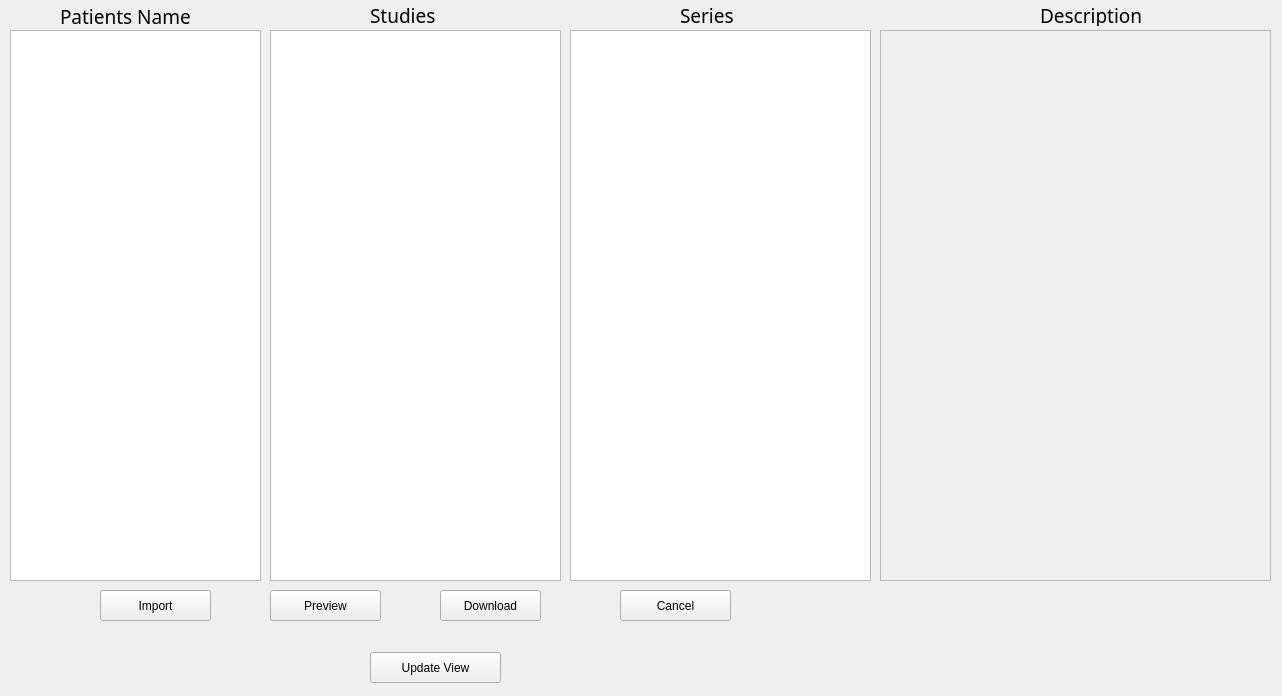
<?xml version="1.0" encoding="UTF-8"?>
<ui version="4.0">
 <class>PacsWindow</class>
 <widget class="QMainWindow" name="PacsWindow">
  <property name="enabled">
   <bool>true</bool>
  </property>
  <property name="geometry">
   <rect>
    <x>0</x>
    <y>0</y>
    <width>1282</width>
    <height>696</height>
   </rect>
  </property>
  <property name="font">
   <font>
    <kerning>true</kerning>
   </font>
  </property>
  <property name="windowTitle">
   <string notr="true">InfiniBrains</string>
  </property>
  <property name="animated">
   <bool>true</bool>
  </property>
  <widget class="QWidget" name="centralWidget">
   <widget class="QPushButton" name="selectFolder">
    <property name="geometry">
     <rect>
      <x>100</x>
      <y>590</y>
      <width>111</width>
      <height>31</height>
     </rect>
    </property>
    <property name="text">
     <string>Import</string>
    </property>
   </widget>
   <widget class="QLabel" name="label">
    <property name="geometry">
     <rect>
      <x>60</x>
      <y>6</y>
      <width>141</width>
      <height>20</height>
     </rect>
    </property>
    <property name="font">
     <font>
      <family>Century Gothic</family>
      <pointsize>14</pointsize>
      <weight>50</weight>
      <bold>false</bold>
     </font>
    </property>
    <property name="text">
     <string>Patients Name</string>
    </property>
   </widget>
   <widget class="QLabel" name="label_2">
    <property name="geometry">
     <rect>
      <x>370</x>
      <y>5</y>
      <width>81</width>
      <height>21</height>
     </rect>
    </property>
    <property name="font">
     <font>
      <family>Century Gothic</family>
      <pointsize>14</pointsize>
     </font>
    </property>
    <property name="text">
     <string>Studies</string>
    </property>
   </widget>
   <widget class="QLabel" name="label_3">
    <property name="geometry">
     <rect>
      <x>680</x>
      <y>0</y>
      <width>61</width>
      <height>31</height>
     </rect>
    </property>
    <property name="font">
     <font>
      <family>Century Gothic</family>
      <pointsize>14</pointsize>
     </font>
    </property>
    <property name="text">
     <string>Series</string>
    </property>
   </widget>
   <widget class="QLabel" name="label_4">
    <property name="geometry">
     <rect>
      <x>1040</x>
      <y>5</y>
      <width>121</width>
      <height>21</height>
     </rect>
    </property>
    <property name="font">
     <font>
      <family>Century Gothic</family>
      <pointsize>14</pointsize>
     </font>
    </property>
    <property name="text">
     <string>Description</string>
    </property>
   </widget>
   <widget class="QTextEdit" name="textEdit">
    <property name="enabled">
     <bool>false</bool>
    </property>
    <property name="geometry">
     <rect>
      <x>880</x>
      <y>30</y>
      <width>391</width>
      <height>551</height>
     </rect>
    </property>
    <property name="font">
     <font>
      <pointsize>9</pointsize>
     </font>
    </property>
   </widget>
   <widget class="QPushButton" name="pushButton">
    <property name="geometry">
     <rect>
      <x>440</x>
      <y>590</y>
      <width>101</width>
      <height>31</height>
     </rect>
    </property>
    <property name="text">
     <string>Download</string>
    </property>
   </widget>
   <widget class="QPushButton" name="pushButton_2">
    <property name="geometry">
     <rect>
      <x>620</x>
      <y>590</y>
      <width>111</width>
      <height>31</height>
     </rect>
    </property>
    <property name="text">
     <string>Cancel</string>
    </property>
   </widget>
   <widget class="QPushButton" name="pushButton_3">
    <property name="geometry">
     <rect>
      <x>270</x>
      <y>590</y>
      <width>111</width>
      <height>31</height>
     </rect>
    </property>
    <property name="text">
     <string>Preview</string>
    </property>
   </widget>
   <widget class="QListView" name="nameListView">
    <property name="geometry">
     <rect>
      <x>10</x>
      <y>30</y>
      <width>251</width>
      <height>551</height>
     </rect>
    </property>
   </widget>
   <widget class="QListView" name="studiesListView">
    <property name="geometry">
     <rect>
      <x>270</x>
      <y>30</y>
      <width>291</width>
      <height>551</height>
     </rect>
    </property>
   </widget>
   <widget class="QListView" name="seriesListView">
    <property name="geometry">
     <rect>
      <x>570</x>
      <y>30</y>
      <width>301</width>
      <height>551</height>
     </rect>
    </property>
   </widget>
   <widget class="QPushButton" name="pushButton_4">
    <property name="geometry">
     <rect>
      <x>370</x>
      <y>652</y>
      <width>131</width>
      <height>31</height>
     </rect>
    </property>
    <property name="text">
     <string>Update View</string>
    </property>
   </widget>
  </widget>
 </widget>
 <layoutdefault spacing="6" margin="11"/>
 <resources/>
 <connections/>
</ui>
